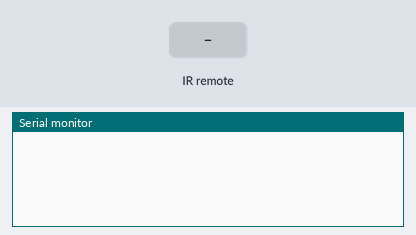
Bench run of a sketch on a simulated Arduino Uno, built with avr-gcc and run on an emulated ATmega328P. Shown: the last lines printed to the serial monitor. The test bench sets the inputs (shaded band).

Above: at 1.2 s.
1.3 s: infrared code 0xFF629D received
At 2.1 s:
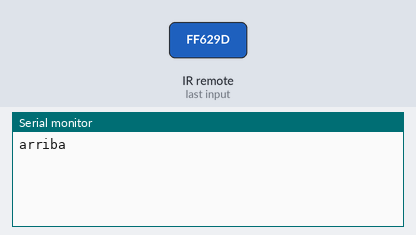
2.8 s: infrared code 0xFFA857 received
At 3.2 s:
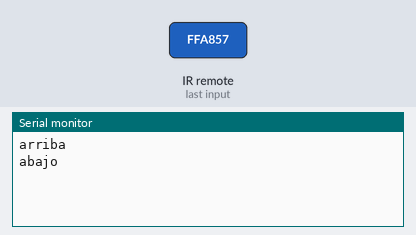
4.3 s: infrared code 0xFFC23D received
At 5.5 s:
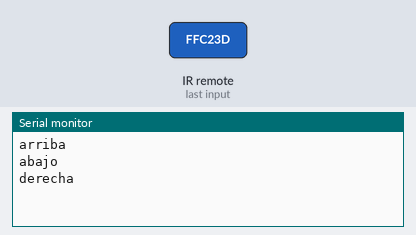
5.8 s: infrared code 0xFF22DD received
At 6.7 s:
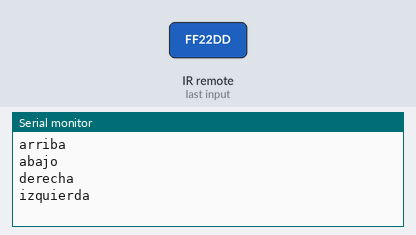

The sketch:

IR_receiver_basic.ino
```cpp
// CUIDADO: usar la biblioteca 2.7.0 de IRremote!!! No usar la última versión.
// Instalar la biblioteca 2.7.0 de IRremote by shirriff, z3t0, ArminJo

// La idea de este programa es averiguar qué códigos generan cada uno de los
// botones pulsados.
// Probar con el mando de la tele.
#include <IRremote.h>

// conexiones del arduino
constexpr int mando_pin = 11;

// códigos de las teclas pulsadas
constexpr int arriba = 16736925;
constexpr int abajo  = 16754775;
constexpr int derecha= 16761405;
constexpr int izquierda = 16720605;
constexpr int ok = 765;

// Mando
// NOTA: es mala práctica definir variables globales como estamos haciendo
// aquí. Al definirlas 'static' las hago locales a este fichero.
// Regla: "I.2: Avoid non-const global variables"
static IRrecv mando(mando_pin);


void print(int value)
{
    switch (value){
        break; case arriba  : Serial.println("arriba");
        break; case abajo   : Serial.println("abajo");
        break; case derecha : Serial.println("derecha");
        break; case izquierda:Serial.println("izquierda");
        break; case ok      : Serial.println("ok");
        break; default:
            Serial.println(value);
    }
}

void setup()
{
    Serial.begin(9600);
    mando.enableIRIn(); // Start the receiver
}


void loop()
{
    decode_results results;

    if (mando.decode(&results))
    {
        print(results.value);
        delay(200);
        mando.resume();        // prepare to receive the next value
    }
}
```

Measured:
- after the input at 1.3 s, the serial monitor: prints a new line at once (image 1)
- after the input at 2.8 s, the serial monitor: prints a new line at once (image 2)
- after the input at 4.3 s, the serial monitor: prints a new line at once (image 3)
- after the input at 5.8 s, the serial monitor: prints a new line at once (image 4)
